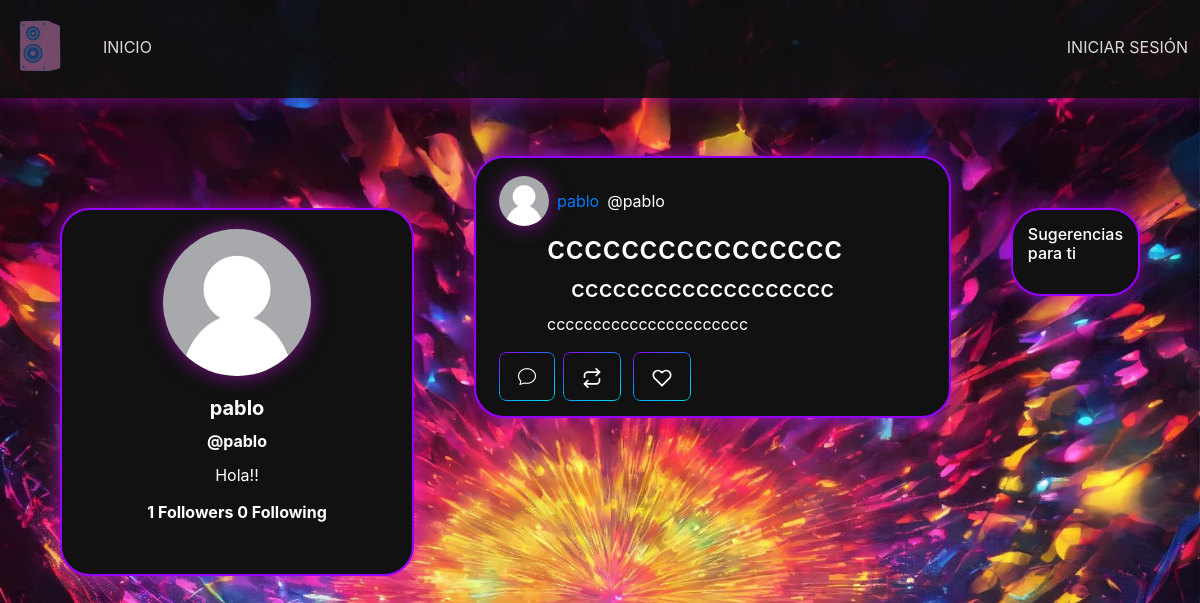
The page /perfil/pablo/ on the database its author committed.
### base/models.py (models this page shows, shortened)
class Perfil(models.Model):
    user=models.OneToOneField(User, null=True, on_delete=models.SET_NULL)
    bio = models.CharField(default='Hola!!', max_length=100)
    image = models.ImageField()
    def following(self):
        user_ids=Seguidores.objects.filter(from_user=self.user)\
                                .values_list('to_user_id', flat=True)
        return User.objects.filter(id__in=user_ids)
    def  followers(self):
        user_ids=Seguidores.objects.filter(to_user=self.user)\
                                .values_list('from_user_id', flat=True)
        return User.objects.filter(id__in=user_ids)
    def sugerencias_seguir(self):
        users_to_follow = User.objects.exclude(id__in=self.following()).exclude(id=self.user.id).exclude(id__in=self.followers())
        return users_to_follow

class Post(models.Model):
    title = models.CharField(max_length = 200)
    general = models.CharField(max_length = 200)
    text= models.TextField()
    update = models.DateTimeField(auto_now=True)
    created = models.DateTimeField(auto_now_add=True)
    user=models.ForeignKey(User, null=True, on_delete=models.SET_NULL)
    likes = models.IntegerField(default=0)
    class Meta:
        ordering = ['-created']

### base/views.py (the view)
# urls.py: path('perfil/<str:username>/', views.perfil, name='perfil'),
def perfil(request, username):
    user = User.objects.get(username=username)
    perfil, creado = Perfil.objects.get_or_create(user=user)
    posts = Post.objects.filter(user=user)
    sugerencia = perfil.sugerencias_seguir()
    context = {'user': user, 'posts': posts, 'sugerencia': sugerencia}
    return render(request, 'perfil.html', context)

### templates/perfil.html (shortened to what this page needs)
{% extends "layouts/main.html" %}
{% load static %}
{% block content %}
<div class="conteiner d-flex" style=" margin-top: 100px;">
    <div class="sidebar m-5  d-block  con">
        <div class="gradientesdivs shadow-drop-center ">
            <div class=" perfil1 py-1 " >
                {% if user.perfil.image %}
                <img class=" rounded-circle fotoperfil shadow-drop-center"
                src="{{ user.perfil.image.url}}" alt="imagen default">
                {% else %}
                <img class="card-img-top rounded-circle fotoperfil shadow-drop-center"
                src="{% static 'img/usuario.png' %}" alt="imagen default">
                {% endif %}
                <div class="card-body ">
                    <h5 class="card-title font-weight-bold">{{ user.username }}</h5>
                    <h6 class="card-title font-weight-bold">@{{ user }}</h6>
                    <p class="card-text">{{ user.perfil.bio }} </p>
                    <h6 class="card-title font-weight-bold">
                    {{ user.perfil.followers.count }} Followers
                    {{ user.perfil.following.count }} Following
                    </h6>
                </div>
            </div>
        </div>
    </div>
    <div class="content">
        {% for p in posts %}
        <div class="content gradientesdivs shadow-drop-center my-2 mx-auto body-header">
            <div class="container ml-2">
                <div class="row">
                    <div class="row">
                        <div class="col-12 d-flex align-items-center">
                            <div>
                                {% if p.user.perfil.image %}
                                    <img class="rounded-circle shadow-drop-center"
                                         src="{{ p.user.perfil.image.url }}" alt="imagen del perfil" width="50">
                                {% else %}
                                    <img class="rounded-circle shadow-drop-center"
                                         src="{% static 'img/usuario.png' %}" alt="imagen default" width="50">
                                {% endif %}
                            </div>
                            <a href="{% url 'perfil' p.user %}" class="ml-2 mb-0">{{ p.user.username }}</a>
                            <p class="mt-3 ml-2">@{{ p.user }}</p>
                        </div>
                        <div class="container-fluid col-10 ml-5">
                            <h2>{{ p.title }}</h2>
                            <h4 class="mx-4">{{ p.general }}</h4>
                            <p>{{ p.text }}</p>
                        </div>
                    </div>
                    <div class=" row col-10">
                        <a href="{% url 'paginapost' id=p.id %}">
                            <button class="button button-sm" type="button" >
                                <span><i class="bi bi-chat bi-sm"></i></span>
                            </button>
                        </a>
                        <button class="button button-sm mx-2" type="button">
                            <span>
                            </span>
                        </button>
                        <button class="button button-sm mx-1" type="button">
                            <span>
                            </span>
                        </button>
                    </div>
                </div>
            </div>
        </div>
        {% endfor %}
    </div>
    <div class="sidebar m-5  d-block ">
        <div class="gradientesdivs shadow-drop-center ">
            <h6>Sugerencias para ti</h6>
        </div>
    </div>
</div>
{% endblock %}

### static/styles/styles.css (style rules this page uses)
.gradientesdivs { background-color: #111; border: 2px solid #9500ff; color: #fff; border-radius: 30px; padding-top: 5rem; padding: 15px; }
.m-5 { margin: 5vmax!important; }
.shadow-drop-center { animation:shadow-drop-center 0.4s linear both }
.fondo { background-image: url(../img/fondo.jpg); background-size: cover; }
.button { border: 0; background-image: linear-gradient( 150deg, #9500ff, #09f, #00DDFF ); border-radius: 8px; color: #fff; display: flex; font-size: 18px; padding: 1px; cursor: pointer; transition: .3s; }
.button span { background-color: #111; padding: 10px 18px; border-radius: 6px; transition: .3s; }
.perfil1 { width: 20rem; text-align: center; border-radius: 20px; }
.fotoperfil { width: 46%; position:relative; }
a { text-decoration: none !important; }

### rows shown on the page
Post: user.username "pablo", user "pablo", title "cccccccccccccccc", general "ccccccccccccccccccc", text "cccccccccccccccccccccc"

### other values the page prints
{{ user.username }} "pablo"
{{ user }} "pablo"
{{ user.perfil.bio }} "Hola!!"
{{ user.perfil.followers.count }} "1"
{{ user.perfil.following.count }} "0"
